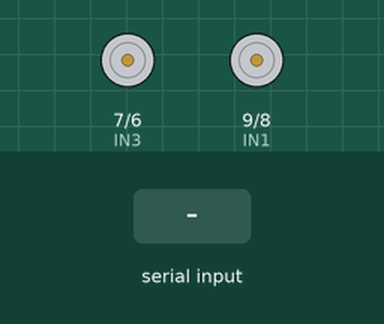
Recording of a sketch running on a simulated Arduino Uno, built with avr-gcc and run on an emulated ATmega328P. On the bench: motor-driver pin pairs drawn as motors (green arrow = first pin HIGH = forward, orange = second pin HIGH = backward, longer = more drive). The inputs (shaded band) are chosen by the test bench.

Above: at 1.2 s.
1.3 s: "F" received over Serial
At 2.3 s:
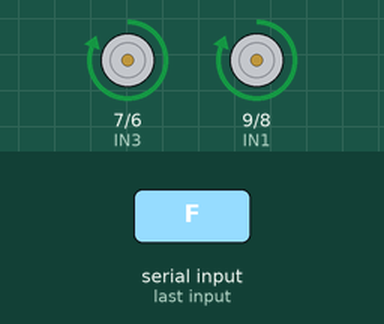
2.8 s: "B" received over Serial
At 3.5 s:
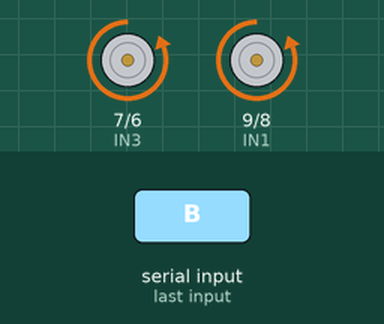
4.3 s: "L" received over Serial
At 4.6 s:
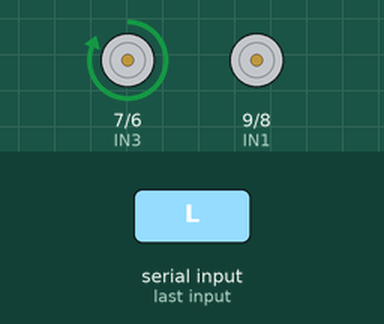
5.8 s: "R" received over Serial
At 7.0 s:
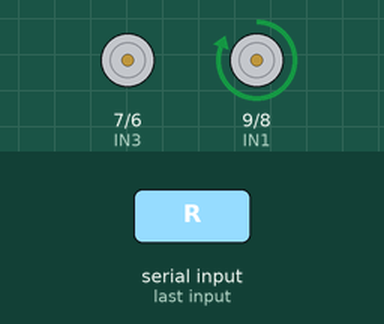
7.3 s: "1" received over Serial
At 8.1 s:
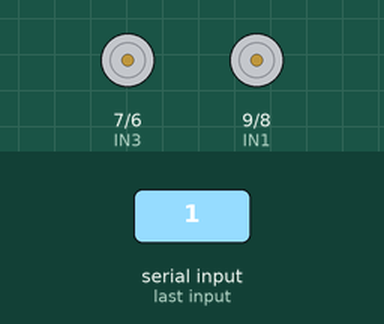
Timing chart, 0 to 9.8 s (numbered marks = the images above; inputs shaded):
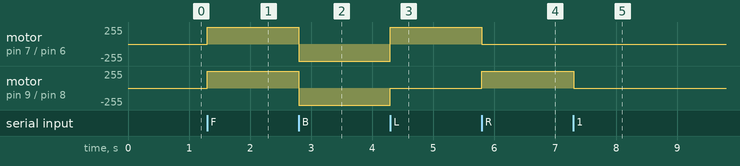

Measured:
- after the input at 1.3 s, motor on pin 7 (IN3) / pin 6 (IN4), motor on pin 9 (IN1) / pin 8 (IN2): stopped → forward 255/255 at once
- after the input at 2.8 s, motor on pin 7 (IN3) / pin 6 (IN4), motor on pin 9 (IN1) / pin 8 (IN2): forward 255/255 → backward 255/255 at once
- after the input at 4.3 s, motor on pin 7 (IN3) / pin 6 (IN4): backward 255/255 → forward 255/255 at once; motor on pin 9 (IN1) / pin 8 (IN2): backward 255/255 → stopped at once
- after the input at 5.8 s, motor on pin 7 (IN3) / pin 6 (IN4): forward 255/255 → stopped at once; motor on pin 9 (IN1) / pin 8 (IN2): stopped → forward 255/255 at once
- after the input at 7.3 s, motor on pin 9 (IN1) / pin 8 (IN2): forward 255/255 → stopped at once

The sketch:

car.ino
```cpp
int IN1 = 9;
int IN2 = 8;
int IN3 = 7;
int IN4 = 6;
char command;

void setup()
{
  pinMode(IN1, OUTPUT);
  pinMode(IN2, OUTPUT);
  pinMode(IN3, OUTPUT);
  pinMode(IN4, OUTPUT);
  Serial.begin(9600);
}
void loop(){
  if(Serial.available() > 0){
    command = Serial.read();
    Stop();
    switch(command){
    case 'F':
      przod();
      break;
    case 'B':
       tyl();
      break;
    case 'L':
      lewo();
      break;
    case 'R':
      prawo();
      break;
    }
  }
}

void przod()
{

  digitalWrite(IN1, HIGH);
  digitalWrite(IN2, LOW);
  digitalWrite(IN3, HIGH);
  digitalWrite(IN4, LOW);
}

void tyl()
{
  digitalWrite(IN1, LOW);
  digitalWrite(IN2, HIGH);
  digitalWrite(IN3, LOW);
  digitalWrite(IN4, HIGH);
}

void Stop()
{

  digitalWrite(IN1, LOW);
  digitalWrite(IN2, LOW);
  digitalWrite(IN3, LOW);
  digitalWrite(IN4, LOW);
}


void prawo()
{
  digitalWrite(IN1, HIGH);
  digitalWrite(IN2, LOW);
  digitalWrite(IN3, LOW);
  digitalWrite(IN4, LOW);
}

void lewo()
{

  digitalWrite(IN1, LOW);
  digitalWrite(IN2, LOW);
  digitalWrite(IN3, HIGH);
  digitalWrite(IN4, LOW);
}
```
